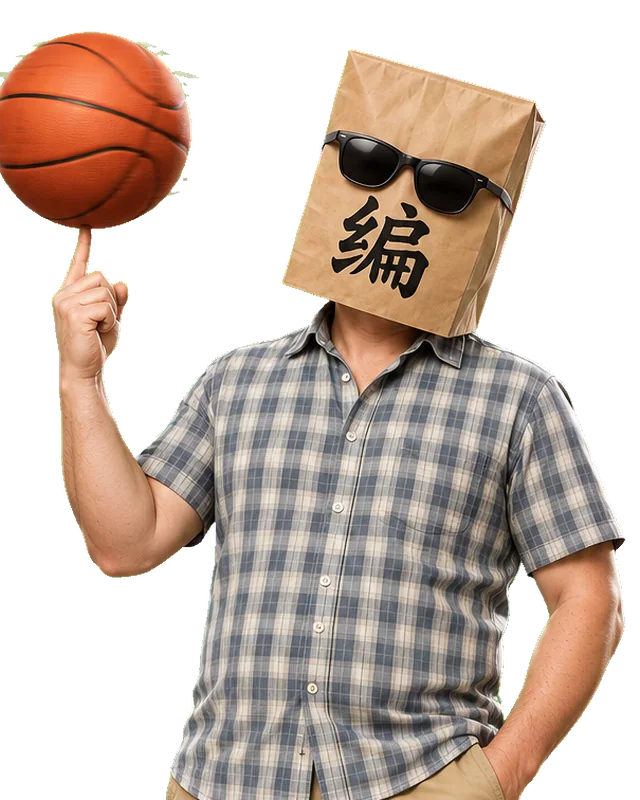
#> input picture art/bian_card.webp, 640 x 800 px
$ python key_green.py ../art/bian_card.webp ../art/bian_dunk.webp 100
#> lines starting #> are read from the running program, lines starting #| are printed output that depends on the picture
# 立繪去背：GPT 畫在純綠背景上，從四邊往內把「接近綠色」的像素變透明，邊緣去綠色溢色、裁掉多餘空白
# 用法：python3 tools/key_green.py 輸入.png 輸出.png [最長邊像素=900]
import sys
from collections import deque
from PIL import Image
src, dst = sys.argv[1], sys.argv[2]
size = int(sys.argv[3]) if len(sys.argv) > 3 else 900
im = Image.open(src).convert('RGBA')
#> im is the input picture: PIL image 640x800 RGBA; mean R, G, B, A 99, 83.2, 72.7, 142.6
im.thumbnail((size, size))
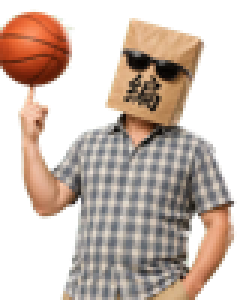
#> im: PIL image 80x100 RGBA (shown 3 times larger); mean R, G, B, A 98.7, 82.3, 71.5, 142.6; transparent parts drawn white
w, h = im.size
#> w = 80; h = 100
px = im.load()

def greenness(r, g, b):   # 綠色比其他兩色多多少
    return g - max(r, b)

# 從邊框開始往內找相連的綠色背景（角色身上的綠衣服不會被吃掉，除非碰到邊框）
bg = bytearray(w * h)
q = deque()
for x in range(w):
    q.append((x, 0)); q.append((x, h - 1))
for y in range(h):
    q.append((0, y)); q.append((w - 1, y))
while q:
    x, y = q.popleft()
    i = y * w + x
    if bg[i]: continue
    r, g, b, a = px[x, y]
    if greenness(r, g, b) < 60 or g < 120: continue
    bg[i] = 1
    for nx, ny in ((x + 1, y), (x - 1, y), (x, y + 1), (x, y - 1)):
        if 0 <= nx < w and 0 <= ny < h and not bg[ny * w + nx]: q.append((nx, ny))
#> this loop made 360 passes
#> (r, g, b, a) on passes 1 to 3: (0, 0, 0, 0), (0, 0, 0, 0), (0, 0, 0, 0)
for y in range(h):
    for x in range(w):
        r, g, b, a = px[x, y]
        if bg[y * w + x] or (g > 150 and greenness(r, g, b) > 80):   # 頭髮縫隙裡被包住的亮綠也拿掉（深綠衣服不會到這麼亮）
            px[x, y] = (r, g, b, 0); bg[y * w + x] = 1; continue
        # 靠近背景的邊緣：半透明＋把綠色壓掉
        near = any(0 <= x + dx < w and 0 <= y + dy < h and bg[(y + dy) * w + x + dx] for dx, dy in ((1, 0), (-1, 0), (0, 1), (0, -1)))
        gn = greenness(r, g, b)
        if near and gn > 20:
            px[x, y] = (r, max(r, b), b, 140)
        elif gn > 40:
            px[x, y] = (r, max(r, b) + gn // 3, b, a)
bbox = im.getbbox()
#> bbox = (0, 3, 79, 100)
if bbox: im = im.crop(bbox)
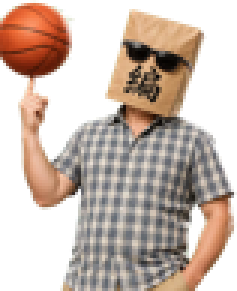
#> im: PIL image 79x97 RGBA (shown 3 times larger); mean R, G, B, A 103.1, 85.9, 74.7, 148.9; transparent parts drawn white
im.save(dst, optimize=True)
print(dst, im.size)
#| ../art/bian_dunk.webp (79, 97)

$ run again, on art/bian_fade.webp
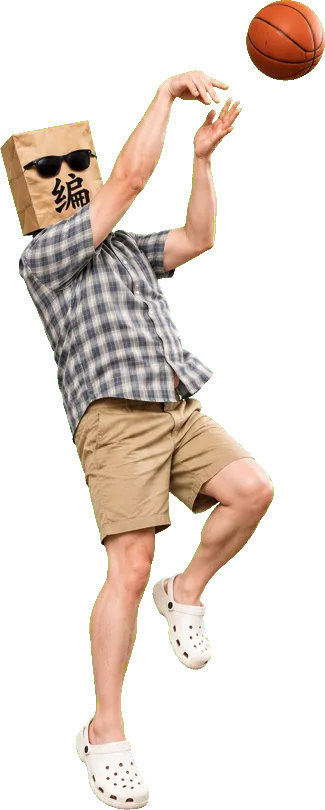
#> input picture art/bian_fade.webp, 325 x 810 px
#> im is the input picture: PIL image 325x810 RGBA; mean R, G, B, A 66.4, 216, 47.6, 83.7
#> `im.thumbnail((size, size))`:
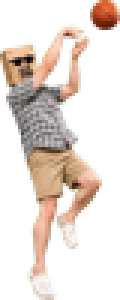
#> im: PIL image 40x100 RGBA (shown 3 times larger); mean R, G, B, A 72.3, 60.7, 50.6, 83.8; transparent parts drawn white
#> the loop `while q:` made 286 passes
#> (r, g, b, a) on passes 1 to 3: (0, 0, 0, 0), (0, 0, 0, 0), (0, 0, 0, 0)
#> bbox = (0, 0, 40, 100)
#| ../art/bian_fade.webp (40, 100)

$ run again, on art/bian_sprint.webp
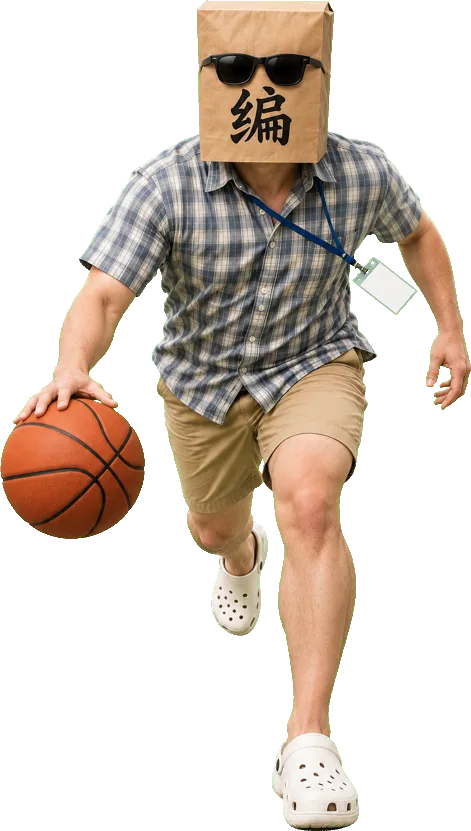
#> input picture art/bian_sprint.webp, 471 x 831 px
#> im is the input picture: PIL image 471x831 RGBA; mean R, G, B, A 69.4, 201.2, 47.3, 102.8
#> `im.thumbnail((size, size))`:
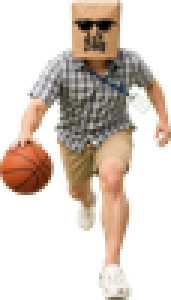
#> im: PIL image 57x100 RGBA (shown 3 times larger); mean R, G, B, A 74.2, 62.4, 50.6, 102.8; transparent parts drawn white
#> the loop `while q:` made 314 passes
#> (r, g, b, a) on passes 1 to 3: (0, 0, 0, 0), (0, 0, 0, 0), (0, 0, 0, 0)
#> bbox = (0, 0, 57, 100)
#| ../art/bian_sprint.webp (57, 100)

$ run again, on art/bian_steal.webp
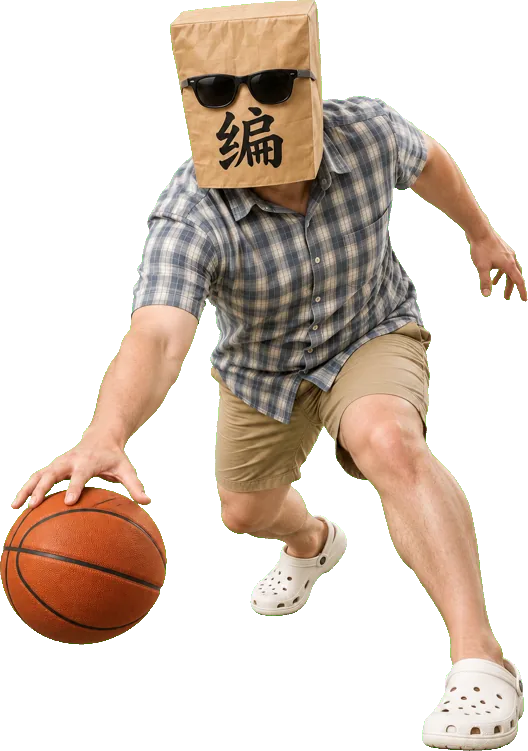
#> input picture art/bian_steal.webp, 528 x 751 px
#> im is the input picture: PIL image 528x751 RGBA; mean R, G, B, A 74.9, 198.9, 50.3, 108.7
#> `im.thumbnail((size, size))`:
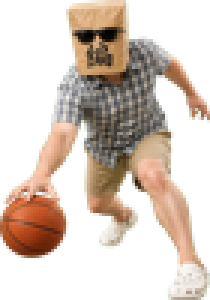
#> im: PIL image 70x100 RGBA (shown 3 times larger); mean R, G, B, A 79.1, 64.8, 52.4, 108.7; transparent parts drawn white
#> the loop `while q:` made 340 passes
#> (r, g, b, a) on passes 1 to 3: (0, 0, 0, 0), (0, 0, 0, 0), (0, 0, 0, 0)
#> bbox = (0, 0, 70, 100)
#| ../art/bian_steal.webp (70, 100)
